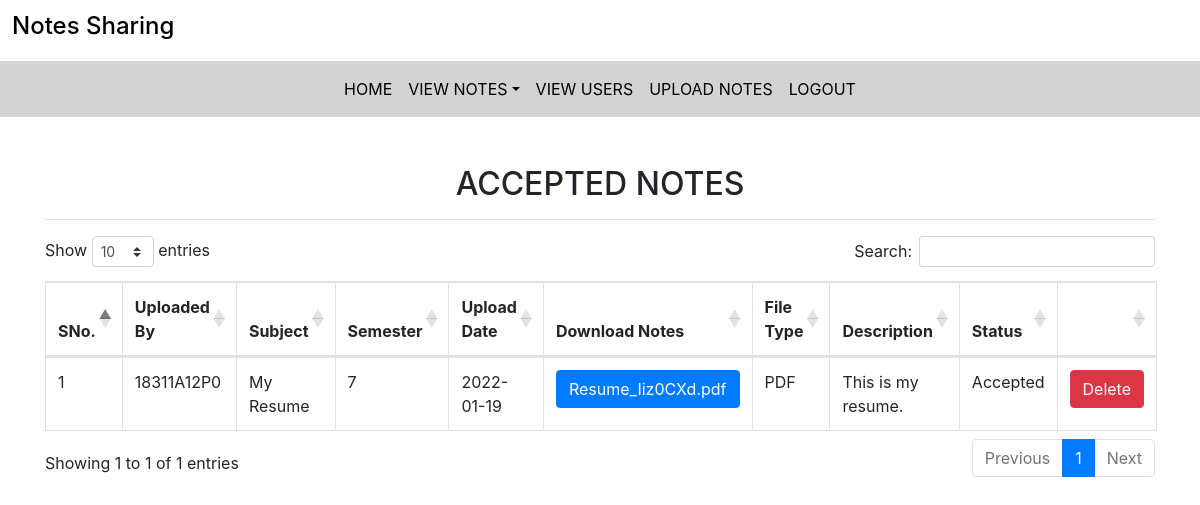
Page /t_acceptednotes (signed in) on the committed database.
### notes/models.py (models this page shows, shortened)
class Notes(models.Model):
    user=models.ForeignKey(Person,on_delete=models.CASCADE)
    uploadDate=models.CharField(max_length=20,default="null")
    subject=models.CharField(max_length=30,default="null")
    semester=models.CharField(max_length=1,default=0)
    notesFile=models.FileField()
    fileType=models.CharField(max_length=10,default="null")
    description=models.CharField(max_length=100,null=True)
    status=models.CharField(max_length=10,default="null")
    receiverType=models.CharField(max_length=7,default="null")
    sendTo=models.CharField(max_length=40,default="null")

class Person(models.Model):
    user=models.OneToOneField(User,on_delete=models.CASCADE)
    rollno=models.CharField(max_length=10,default="null")
    contact=models.CharField(max_length=10,default="null")
    batch=models.CharField(max_length=4,default="null")
    branch=models.CharField(max_length=30,default="null")
    section=models.CharField(max_length=1,default="n")

### notes/views.py (the view)
# urls.py: path('t_acceptednotes',t_acceptednotes,name='t_acceptednotes'),
def t_acceptednotes(request):
    if not request.user.is_authenticated:
        return redirect('teacher_login')
    notes=Notes.objects.filter(status="Accepted",receiverType="Teacher",sendTo=str(request.user.username))
    d={'notes':notes}
    return render(request,'t_acceptednotes.html',d)

### notes/templates/t_acceptednotes.html (shortened to what this page needs)
{% extends 'teacher_nav.html' %}
{% load static%}
{% block body %}
<link rel="stylesheet" href="https://cdnjs.cloudflare.com/ajax/libs/twitter-bootstrap/4.5.2/css/bootstrap.css">
<link rel="stylesheet" href="https://cdn.datatables.net/1.11.3/css/dataTables.bootstrap4.min.css">
<div class="container mt-5">
    <h2 class="text-center">ACCEPTED NOTES</h2>
    <hr>
    <table class="table table-bordered" id="myTable">
        <thead>
            <tr>
                <th>SNo.</th>
                <th>Uploaded By</th>
                <th>Subject</th>
                <th>Semester</th>
                <th>Upload Date</th>
                <th>Download Notes</th>
                <th>File Type</th>
                <th>Description</th>
                <th>Status</th>
                <th></th>
            </tr>
        </thead>
        <tbody>
            {% for n in notes %}
            <tr>
                <td>{{forloop.counter}}</td>
                <td>{{n.user.rollno}}</td>
                <td>{{n.subject}}</td>
                <td>{{n.semester}}</td>
                <td>{{n.uploadDate}}</td>
                <td><a href="{{n.notesFile.url}}" class="btn btn-primary" download>{{n.notesFile}}</a></td>
                <td>{{n.fileType}}</td>
                <td>{{n.description}}</td>
                <td>{{n.status}}</td>
                <td><a href="{% url 't_deletenotes' n.id %}" class="btn btn-danger" onclick="return confirm('Do you want to delete {{n.notesFile}} ?')">Delete</a></td>
            </tr>
            {% endfor %}
        </tbody>
    </table>
</div>
{% endblock %}

### rows in the picture
Notes: user.rollno "18311A12P0", subject "My Resume", semester "7", uploadDate "2022-01-19", notesFile "Resume_Iiz0CXd.pdf", fileType "PDF", description "This is my resume.", status "Accepted"
